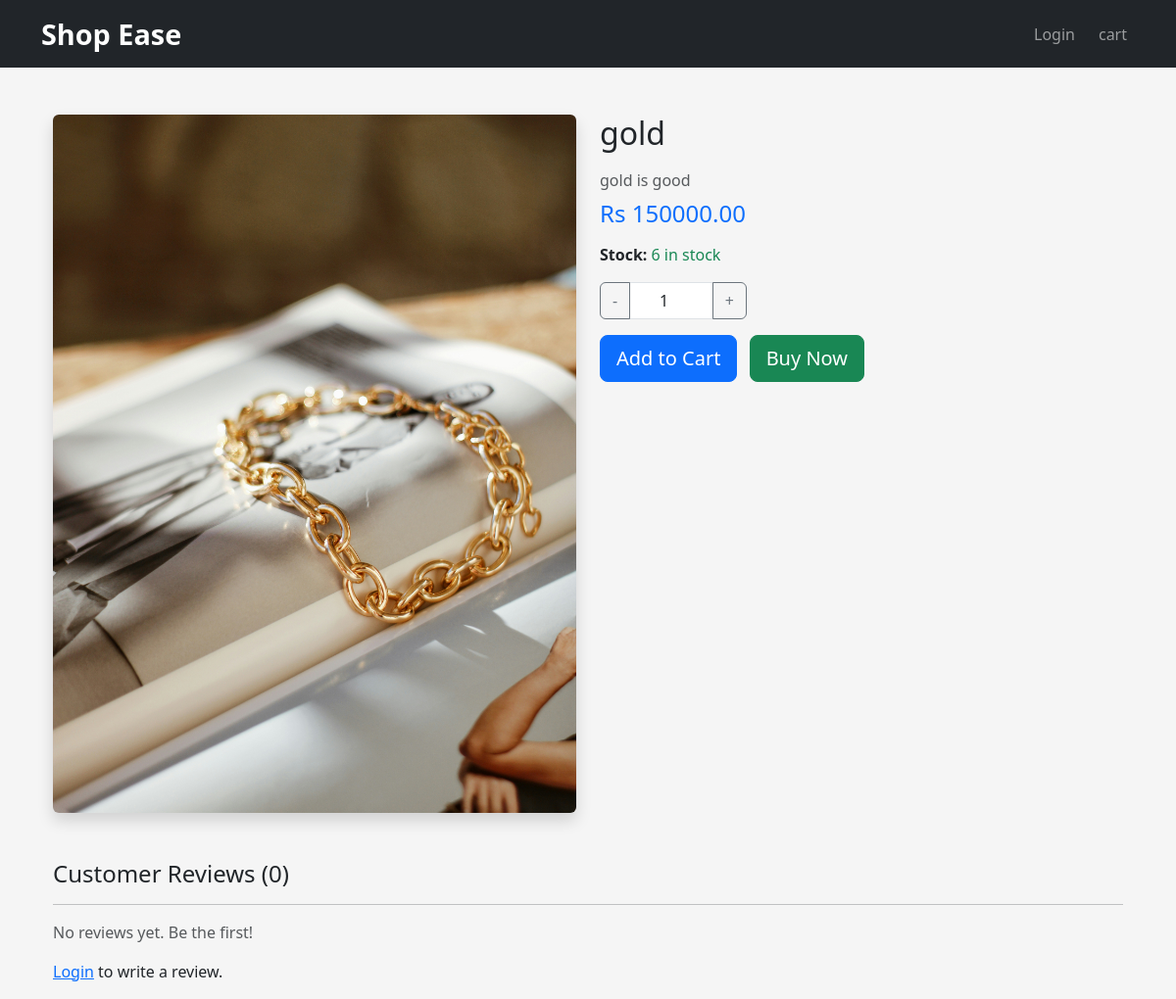
/product/1/, run on an earlier commit of the app's database.
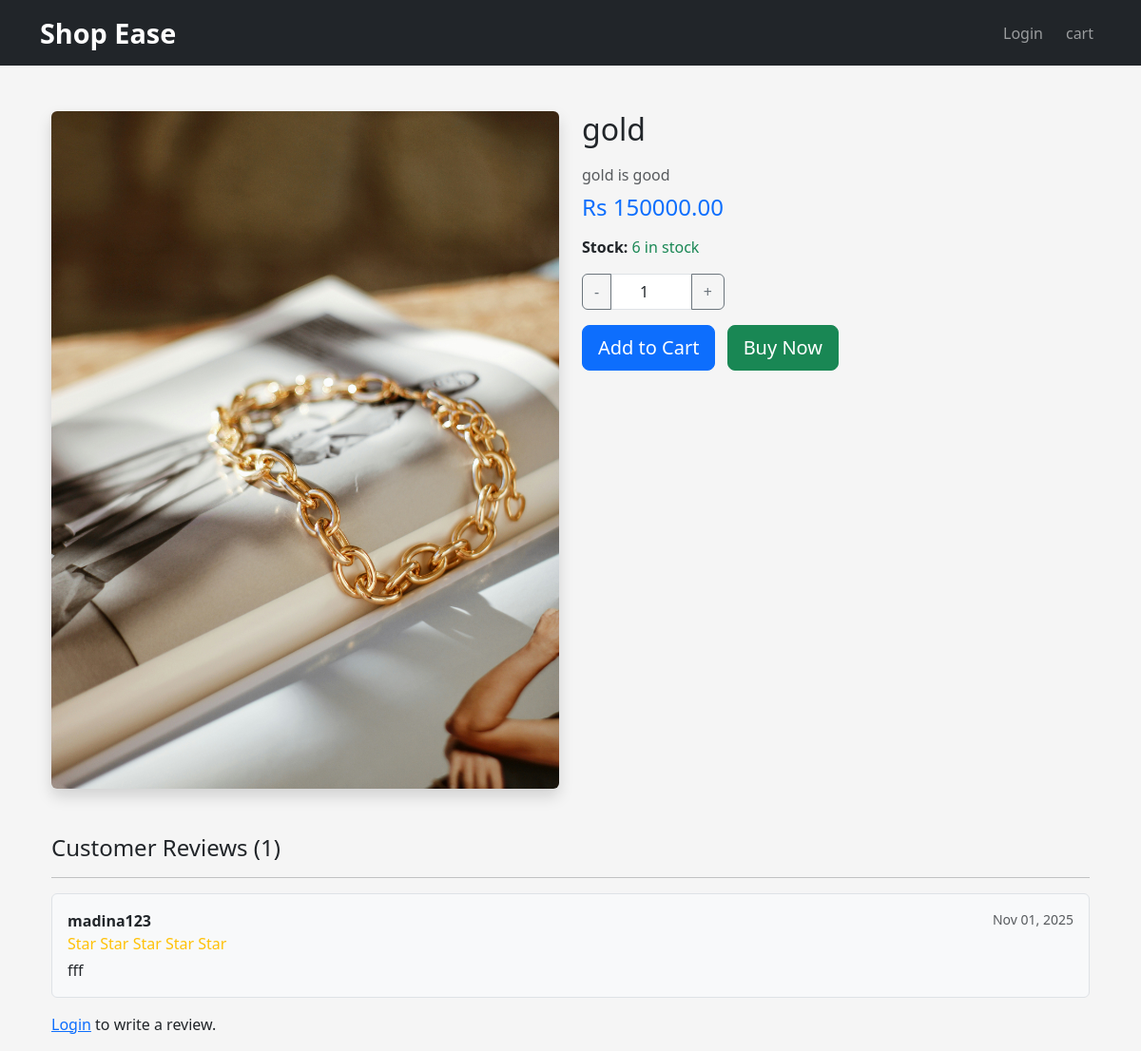
And on a later commit of the database.
### products/models.py (models this page shows, shortened)
class Review(models.Model):
    product = models.ForeignKey('Product', on_delete=models.CASCADE, related_name='reviews')
    user = models.ForeignKey(User, on_delete=models.CASCADE)
    rating = models.PositiveIntegerField(choices=[(i, i) for i in range(1, 6)])
    comment = models.TextField()
    created_at = models.DateTimeField(auto_now_add=True)
    class Meta:
        unique_together = ('product', 'user')  # One review per user

### products/views.py (the view, shortened to what this page needs)
# urls.py: path('product/<int:pk>/', views.product_detail, name='product_detail'),
def product_detail(request, pk):
    product = get_object_or_404(Product, pk=pk)
    reviews = product.reviews.all().order_by('-created_at')
    user_review = None
    if request.user.is_authenticated:
        user_review = product.reviews.filter(user=request.user).first()
    context = {
        'product': product,
        'reviews': reviews,
        'user_review': user_review,
    }
    return render(request, 'products/detail.html', context)

### cart/context_processors.py (called while the page is built)
def cart(request):
    return {'cart': Cart(request)}

### products/context_processors.py (called while the page is built)
def wishlist_count(request):
    if request.user.is_authenticated:
        count = Wishlist.objects.filter(user=request.user).count()
    else:
        count = 0
    return {'wishlist_count': count}

### templates/products/detail.html (shortened to what this page needs)
{% extends "base.html" %}
{% block content %}
<div class="container mt-5">
    <div class="row">
        <div class="col-md-6">
            <img src="{{ product.image.url }}" class="img-fluid rounded shadow" alt="{{ product.title }}">
        </div>
        <div class="col-md-6">
            <h2 class="mb-3">{{ product.title }}</h2>
            <p class="text-muted mb-2">{{ product.description }}</p>
            <h4 class="text-primary mb-3">Rs {{ product.price }}</h4>
            <p class="mb-3"><strong>Stock:</strong>
                <span class="{% if product.stock > 0 %}text-success{% else %}text-danger{% endif %}">
                    {{ product.stock }} in stock
                </span>
            </p>
            {% if product.stock > 0 %}
            <form method="post" action="{% url 'cart:cart_add' product.id %}" class="d-inline">
                <div class="input-group mb-3" style="width: 150px;">
                    <button type="button" class="btn btn-outline-secondary" onclick="this.parentNode.querySelector('input[type=number]').stepDown()">-</button>
                    <input type="number" name="quantity" value="1" min="1" max="{{ product.stock }}" class="form-control text-center">
                    <button type="button" class="btn btn-outline-secondary" onclick="this.parentNode.querySelector('input[type=number]').stepUp()">+</button>
                </div>
                <button type="submit" class="btn btn-primary btn-lg me-2">
                    Add to Cart
                </button>
            </form>
            <form method="post" action="{% url 'orders:buy_now' product.id %}" class="d-inline">
                <button type="submit" class="btn btn-success btn-lg">
                    Buy Now
                </button>
            </form>
            {% else %}
            <p class="text-danger fw-bold">Out of Stock</p>
            {% endif %}
        </div>
    </div>
    <div class="mt-5">
        <h4>Customer Reviews ({{ reviews.count }})</h4>
        <hr>
        {% for review in reviews %}
        <div class="border p-3 mb-3 rounded bg-light">
            <div class="d-flex justify-content-between">
                <strong>{{ review.user.username }}</strong>
                <small class="text-muted">{{ review.created_at|date:"M d, Y" }}</small>
            </div>
            <div class="text-warning mb-1">
                {% for i in "12345" %}
                    {% if forloop.counter <= review.rating %}Star{% else %}Star{% endif %}
                {% endfor %}
            </div>
            <p class="mb-0">{{ review.comment }}</p>
        </div>
        {% empty %}
        <p class="text-muted">No reviews yet. Be the first!</p>
        {% endfor %}
        {% if user.is_authenticated %}
            {% if not user_review %}
            <form method="post" class="mt-4 p-4 border rounded bg-white">
                {% csrf_token %}
                <h5>Write a Review</h5>
                <div class="mb-3">
                    <label class="form-label">Rating</label>
                    <select name="rating" class="form-control" required>
                        <option value="">-- Select --</option>
                        {% for i in "12345" %}
                        <option value="{{ forloop.counter }}">{{ forloop.counter }} Star{% if forloop.counter > 1 %}s{% endif %}</option>
                        {% endfor %}
                    </select>
                </div>
                <div class="mb-3">
                    <label class="form-label">Comment</label>
                    <textarea name="comment" class="form-control" rows="3" required></textarea>
                </div>
                <button type="submit" class="btn btn-success">Submit Review</button>
            </form>
            {% else %}
            <p class="text-success">You already reviewed this product.</p>
            {% endif %}
        {% else %}
        <p><a href="{% url 'login' %}">Login</a> to write a review.</p>
        {% endif %}
    </div>
</div>
{% endblock %}

What changed in the data, as far as the page shows it:
added Review: user.username "madina123", created_at "Nov 01, 2025", rating "Star", comment "fff"
Also different on the page:
{{ reviews.count }}: "0" → "1"
text no longer shown: "No reviews yet. Be the first!"
